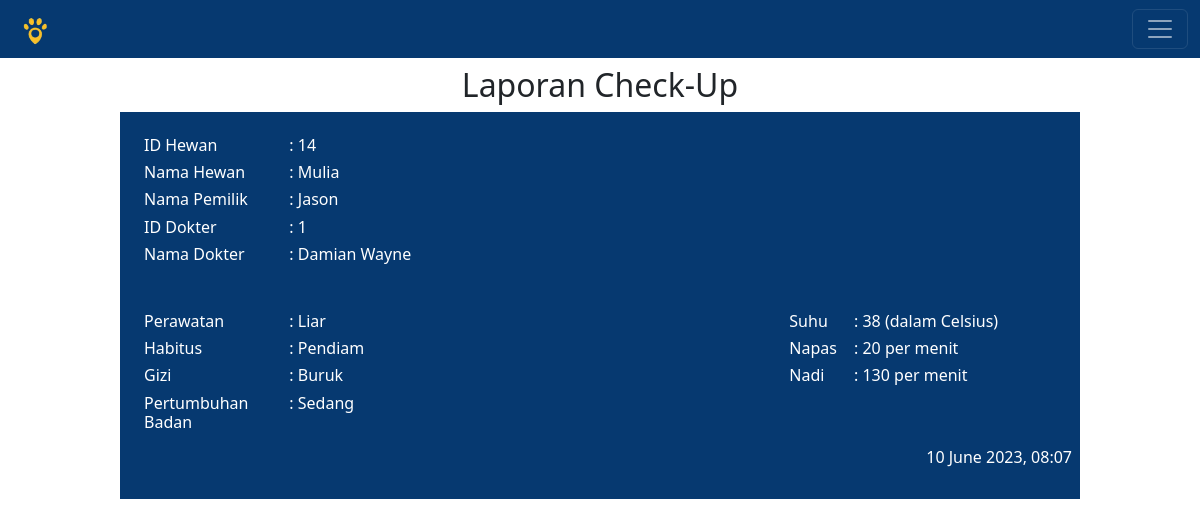
Page /output_checkup.php?id_dataCheckUp=16&message=pemeriksaan on the committed database.
### tables this page shows
CREATE TABLE `data_checkup` (
  `id_dataCheckUp` int(11) NOT NULL,
  `id_pemeriksaan` varchar(20) DEFAULT NULL,
  `id_dokter` int(11) NOT NULL,
  `id_penitipan` int(11) DEFAULT NULL,
  `perawatan` varchar(20) NOT NULL,
  `habitus` varchar(20) NOT NULL,
  `gizi` varchar(20) NOT NULL,
  `suhu` varchar(10) NOT NULL,
  `napas` varchar(10) NOT NULL,
  `nadi` varchar(10) NOT NULL,
  `pertumbuhan_badan` varchar(20) NOT NULL,
  `tanggal` datetime NOT NULL
);

CREATE TABLE `hewan` (
  `id_hewan` int(11) NOT NULL,
  `nama_hewan` varchar(30) NOT NULL,
  `nama_pemilik` varchar(30) NOT NULL,
  `alamat` varchar(30) NOT NULL,
  `no_wa_pemilik` varchar(20) NOT NULL,
  `umur` varchar(30) NOT NULL,
  `spesies` varchar(20) NOT NULL,
  `ras` varchar(20) NOT NULL,
  `warna` varchar(20) NOT NULL,
  `berat` varchar(30) NOT NULL,
  `jenis_kelamin` varchar(6) NOT NULL,
  `tanda_khusus` varchar(20) NOT NULL
);

CREATE TABLE `dokter_hewan` (
  `id_dokter` int(11) NOT NULL,
  `nama` varchar(30) NOT NULL,
  `spesialisasi` varchar(30) NOT NULL,
  `password` varchar(15) NOT NULL
);

### output_checkup.php (the view, shortened to what this page needs)
<?php
	include 'koneksi.php';
?>
<!DOCTYPE html>
<html>
<head>
	<link href="https://cdn.jsdelivr.net/npm/bootstrap@5.2.2/dist/css/bootstrap.min.css" rel="stylesheet">
	<link rel="stylesheet" href="home.css">
</head>
<body>
	<nav class="navbar navbar-dark" style="background-color:#063970">
  	<div class="container-fluid">
  	  <a class="navbar-brand"><img src="Images/logo.png" style="height:30px" alt="BAROKAH 2"></a>
  	  <button class="navbar-toggler" type="button" data-bs-toggle="offcanvas" data-bs-target="#offcanvasRight" aria-controls="offcanvasRight">
  	  	<span class="navbar-toggler-icon"></span>
  	  </button>
  	</div>
	</nav>
	<?php
		$id_dataCheckUp	= $_GET['id_dataCheckUp'];
		if($_GET['message']=="penitipan"){
		$query = mysqli_query($connect, "SELECT a.*, b.*, c.*, d.* FROM data_checkup as a INNER JOIN dokter_hewan as b ON a.id_dokter=b.id_dokter INNER JOIN data_penitipan as c ON a.id_penitipan=c.id_penitipan INNER JOIN hewan as d ON c.id_hewan=d.id_hewan WHERE a.id_dataCheckUp='$id_dataCheckUp' ");
		}else if ($_GET['message']=="pemeriksaan"){
			$query = mysqli_query($connect, "SELECT a.*, b.*, c.*, d.* FROM data_checkup as a INNER JOIN dokter_hewan as b ON a.id_dokter=b.id_dokter INNER JOIN data_pemeriksaan as c ON a.id_pemeriksaan=c.id_pemeriksaan INNER JOIN hewan as d ON c.id_hewan=d.id_hewan WHERE a.id_dataCheckUp='$id_dataCheckUp' ");
		}
	while ($data = mysqli_fetch_array($query)) {
	?>
	<center class="my-1 pt-1">
	<h2> Laporan Check-Up</h2>
	<div style="width:80%; background-color:#063970;" class="py-4 px-2">
		<div class="row">
			<div class="col-2 mr-0">
			<div style="color:white; text-align:left;" class="mb-3 mx-3">
				<h6>ID Hewan</h6>
				<h6>Nama Hewan</h6>
				<h6>Nama Pemilik</h6>
				<h6>ID Dokter</h6>
				<h6>Nama Dokter</h6><br>
			</div>
			</div>
			<div class="col-10 mr-5">
			<div style="color:white; text-align:left;">
				<h6><?= ": ".$data['id_hewan'];?></h6>
				<h6><?= ": ".$data['nama_hewan'];?></h6>
				<h6><?= ": ".$data['nama_pemilik'];?></h6>
				<h6><?= ": ".$data['id_dokter'];?></h6>
				<h6><?= ": ".$data['nama'];?></h6><br>
			</div>
			</div>
		</div>
		<div class="row">
			<div class="col-2">
			<div style="color:white; text-align:left;" class="mb-3 mx-3">
				<h6>Perawatan</h6>
				<h6>Habitus</h6>
				<h6>Gizi</h6>
				<h6>Pertumbuhan Badan</h6>
			</div>
			</div>
			<div class="col-6 ml-3">
			<div style="color:white; text-align:left;">
				<h6><?= ": ".$data['perawatan'];?></h6>
				<h6><?= ": ".$data['habitus'];?></h6>
				<h6><?= ": ".$data['gizi'];?></h6>
				<h6><?= ": ".$data['pertumbuhan_badan'];?></h6>
			</div>
			</div>
			<div class="col-1">
			<div style="color:white; text-align:left;" class="mb-3 mx-3">
				<h6>Suhu</h6>
				<h6>Napas</h6>
				<h6>Nadi</h6>
			</div>
			</div>
			<div class="col-3 mr-3">
			<div style="color:white; text-align:left;">
				<h6><?= ": ".$data['suhu']." (dalam Celsius)";?></h6>
				<h6><?= ": ".$data['napas']." per menit";?></h6>
				<h6><?= ": ".$data['nadi']." per menit";?></h6>
			</div>
			</div>
		</div>
		<div style="color:white; text-align:right;" class="mr-3">
				<h6><?= date('d F Y',strtotime($data['tanggal'])).", ".date('H:i', strtotime($data['tanggal']));?></h6>
		</div>
	<?php } ?>
	</div>
	</center>
</body>
</html>

### rows in the picture
data_checkup: hewan.id_hewan "14", hewan.nama_hewan "Mulia", hewan.nama_pemilik "Jason", id_dokter.id_dokter "1", id_dokter.nama "Damian Wayne", perawatan "Liar", habitus "Pendiam", gizi "Buruk", pertumbuhan_badan "Sedang", suhu "38", napas "20", nadi "130", tanggal "10 June 2023", tanggal "08:07"
